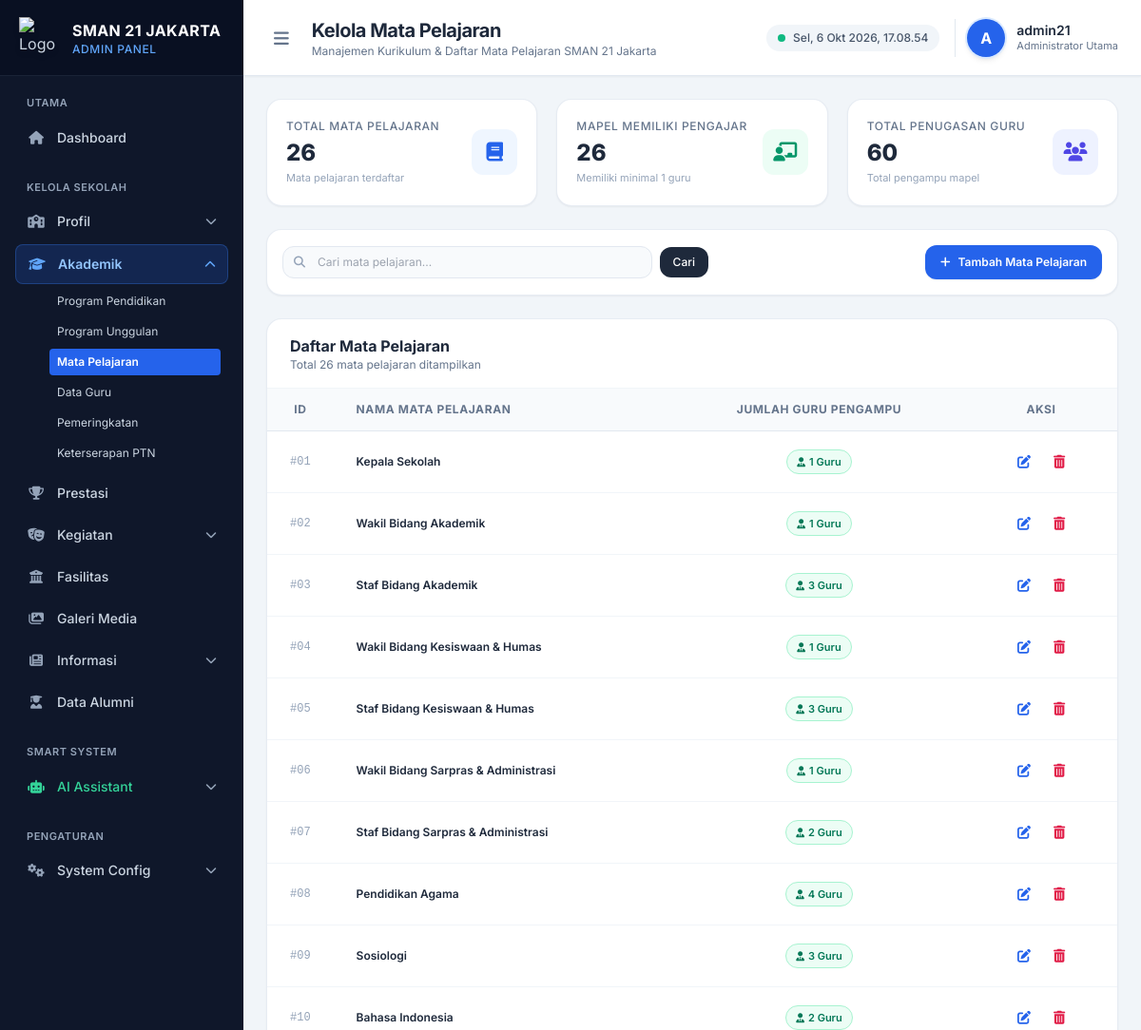
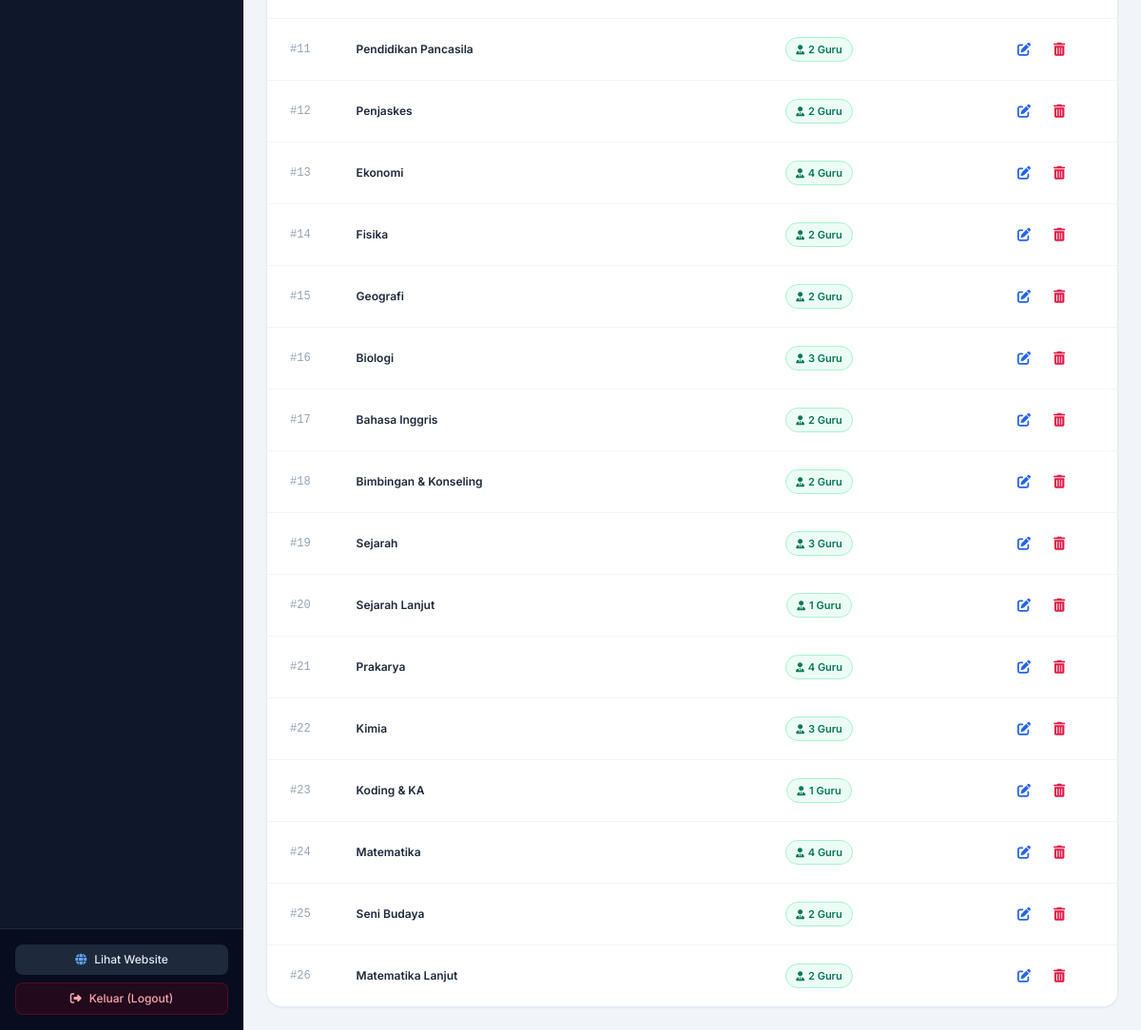
The app's page /admin/akademik/mata-pelajaran.php with its own data (2 pictures, top to bottom).
### tables this page shows
CREATE TABLE `mapel` (
  `id` int(11) NOT NULL,
  `nama_mapel` varchar(100) NOT NULL
);

### admin/akademik/mata-pelajaran.php (the view, shortened to what the rows shown need)
<?php
$host = 'sql305.byethost3.com';
$user = 'b3_43046986';
$pass = 'J@karta5';
$db   = 'b3_43046986_sman21jkt';
$conn = @mysqli_connect($host, $user, $pass, $db);
$mapel_list = [];
if ($conn) {
    $query = "SELECT m.id, m.nama_mapel, COUNT(g.id) AS jumlah_guru
              FROM mapel m
              LEFT JOIN guru g ON m.id = g.mapel_id";
    $query .= " GROUP BY m.id, m.nama_mapel ORDER BY m.id ASC";
    $result = mysqli_query($conn, $query);
    if ($result) {
        while ($row = mysqli_fetch_assoc($result)) {
            $mapel_list[] = $row;
        }
    }
}
?>
<!DOCTYPE html>
<html lang="id">
<head>
    <script src="https://cdn.tailwindcss.com"></script>
    <link rel="stylesheet" href="https://cdnjs.cloudflare.com/ajax/libs/font-awesome/6.4.0/css/all.min.css">
</head>
<body class="bg-slate-50 font-sans text-slate-800 antialiased flex h-screen overflow-hidden">
    <aside id="sidebar" class="w-64 bg-slate-900 text-slate-300 flex flex-col flex-shrink-0 transition-all duration-300 z-30">
        <div class="h-20 flex items-center gap-3 px-5 border-b border-slate-800/80 bg-slate-950/40">
            <div class="leading-tight">
                <h1 class="font-bold text-white text-base tracking-wide">SMAN 21 JAKARTA</h1>
            </div>
        </div>
    </aside>
    <div class="flex-1 flex flex-col min-w-0 overflow-hidden bg-slate-100">
        <header class="h-20 bg-white border-b border-slate-200 flex items-center justify-between px-6 z-10 shadow-sm">
            <div class="flex items-center gap-4">
                <div>
                    <h2 class="text-xl font-bold text-slate-800 tracking-tight">Kelola Mata Pelajaran</h2>
                </div>
            </div>
        </header>
        <main class="flex-1 overflow-y-auto p-6 space-y-6">
            <div class="bg-white rounded-2xl border border-slate-200/80 shadow-sm overflow-hidden">
                <div class="overflow-x-auto">
                    <table class="w-full text-left text-xs text-slate-600">
                        <thead class="bg-slate-50 text-slate-500 font-semibold uppercase tracking-wider border-b border-slate-200">
                            <tr>
                                <th class="py-3.5 px-6 w-16 text-center">ID</th>
                                <th class="py-3.5 px-6">Nama Mata Pelajaran</th>
                                <th class="py-3.5 px-6 text-center">Jumlah Guru Pengampu</th>
                                <th class="py-3.5 px-6 text-center w-40">Aksi</th>
                            </tr>
                        </thead>
                        <tbody class="divide-y divide-slate-100">
                            <?php if (!empty($mapel_list)): ?>
                                <?php foreach ($mapel_list as $mapel): ?>
                                    <tr class="hover:bg-slate-50/80 transition">
                                        <td class="py-3.5 px-6 text-center font-mono font-medium text-slate-400">
                                            #<?= sprintf("%02d", $mapel['id']) ?>
                                        </td>
                                        <td class="py-3.5 px-6 font-semibold text-slate-800">
                                            <?= htmlspecialchars($mapel['nama_mapel']) ?>
                                        </td>
                                        <td class="py-3.5 px-6 text-center">
                                            <?php if ($mapel['jumlah_guru'] > 0): ?>
                                                <span class="inline-flex items-center gap-1 px-2.5 py-1 rounded-full text-[11px] font-semibold bg-emerald-50 text-emerald-700 border border-emerald-200">
                                                    <i class="fa-solid fa-user-tie text-[10px]"></i>
                                                    <?= $mapel['jumlah_guru'] ?> Guru
                                                </span>
                                            <?php else: ?>
                                                <span class="inline-flex items-center gap-1 px-2.5 py-1 rounded-full text-[11px] font-medium bg-slate-100 text-slate-500">
                                                    Belum ada guru
                                                </span>
                                            <?php endif; ?>
                                        </td>
                                        <td class="py-3.5 px-6 text-center">
                                            <div class="flex items-center justify-center gap-2">
                                                <button onclick="openEditModal(<?= $mapel['id'] ?>, '<?= htmlspecialchars(addslashes($mapel['nama_mapel'])) ?>')" class="p-2 text-blue-600 hover:bg-blue-50 rounded-lg transition" title="Edit Mapel">
                                                    <i class="fa-solid fa-pen-to-square text-sm"></i>
                                                </button>
                                                <button onclick="openDeleteModal(<?= $mapel['id'] ?>, '<?= htmlspecialchars(addslashes($mapel['nama_mapel'])) ?>', <?= $mapel['jumlah_guru'] ?>)" class="p-2 text-rose-600 hover:bg-rose-50 rounded-lg transition" title="Hapus Mapel">
                                                    <i class="fa-solid fa-trash-can text-sm"></i>
                                                </button>
                                            </div>
                                        </td>
                                    </tr>
                                <?php endforeach; ?>
                            <?php endif; ?>
                        </tbody>
                    </table>
                </div>
            </div>
        </main>
    </div>
</body>
</html>

### records on screen
mapel: id "01", nama_mapel "Kepala Sekolah", jumlah_guru "1"
mapel: id "02", nama_mapel "Wakil Bidang Akademik", jumlah_guru "1"
mapel: id "03", nama_mapel "Staf Bidang Akademik", jumlah_guru "3"
mapel: id "04", nama_mapel "Wakil Bidang Kesiswaan & Humas", jumlah_guru "1"
mapel: id "05", nama_mapel "Staf Bidang Kesiswaan & Humas", jumlah_guru "3"
mapel: id "06", nama_mapel "Wakil Bidang Sarpras & Administrasi", jumlah_guru "1"
mapel: id "07", nama_mapel "Staf Bidang Sarpras & Administrasi", jumlah_guru "2"
mapel: id "08", nama_mapel "Pendidikan Agama", jumlah_guru "4"
mapel: id "09", nama_mapel "Sosiologi", jumlah_guru "3"
mapel: id "10", nama_mapel "Bahasa Indonesia", jumlah_guru "2"
mapel: id "11", nama_mapel "Pendidikan Pancasila", jumlah_guru "2"
mapel: id "12", nama_mapel "Penjaskes", jumlah_guru "2"
mapel: id "13", nama_mapel "Ekonomi", jumlah_guru "4"
mapel: id "14", nama_mapel "Fisika", jumlah_guru "2"
mapel: id "15", nama_mapel "Geografi", jumlah_guru "2"
mapel: id "16", nama_mapel "Biologi", jumlah_guru "3"
mapel: id "17", nama_mapel "Bahasa Inggris", jumlah_guru "2"
mapel: id "18", nama_mapel "Bimbingan & Konseling", jumlah_guru "2"
mapel: id "19", nama_mapel "Sejarah", jumlah_guru "3"
mapel: id "20", nama_mapel "Sejarah Lanjut", jumlah_guru "1"
mapel: id "21", nama_mapel "Prakarya", jumlah_guru "4"
mapel: id "22", nama_mapel "Kimia", jumlah_guru "3"
mapel: id "23", nama_mapel "Koding & KA", jumlah_guru "1"
mapel: id "24", nama_mapel "Matematika", jumlah_guru "4"
mapel: id "25", nama_mapel "Seni Budaya", jumlah_guru "2"
mapel: id "26", nama_mapel "Matematika Lanjut", jumlah_guru "2"

### other values on screen
substr($admin_username, 0, 1) "A"
$admin_username "admin21"
$total_mapel "26"
$total_mapel_terisi "26"
$total_relasi_guru "60"
count($mapel_list) "26"
